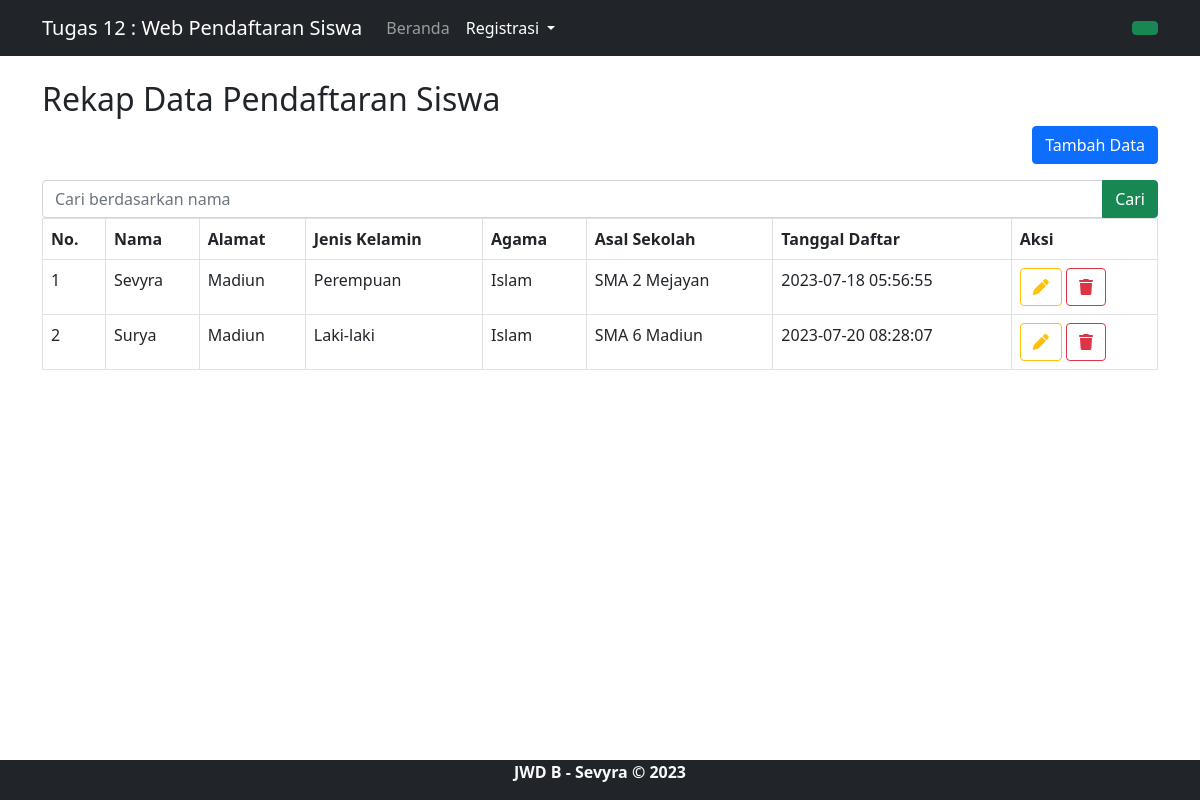
Screenshot of /rekap.php with the database file from the repository.
### tables this page shows
CREATE TABLE `pendaftaran_siswa` (
  `id` int(11) NOT NULL,
  `nama` varchar(50) NOT NULL,
  `alamat` varchar(100) NOT NULL,
  `jenis_kelamin` varchar(10) NOT NULL,
  `agama` varchar(20) NOT NULL,
  `asal_sekolah` varchar(50) NOT NULL,
  `tanggal_daftar` timestamp NOT NULL DEFAULT current_timestamp()
);

### rekap.php (the view, shortened to what this page needs)
<?php
require_once "koneksi.php";
$search = isset($_GET['search']) ? $_GET['search'] : '';
function showTable($conn, $search)
{
    $sql = "SELECT * FROM pendaftaran_siswa";
    $result = $conn->query($sql);
    if ($result->num_rows > 0) {
        echo '<table class="table mt-4 table-bordered">
            <thead>
                <tr>
                    <th>No.</th>
                    <th>Nama</th>
                    <th>Alamat</th>
                    <th>Jenis Kelamin</th>
                    <th>Agama</th>
                    <th>Asal Sekolah</th>
                    <th>Tanggal Daftar</th>
                    <th>Aksi</th>
                </tr>
            </thead>
            <tbody>';
        $no = 1;
        while ($row = $result->fetch_assoc()) {
            echo '<tr>
                <td>' . $no . '</td>
                <td>' . $row["nama"] . '</td>
                <td>' . $row["alamat"] . '</td>
                <td>' . $row["jenis_kelamin"] . '</td>
                <td>' . $row["agama"] . '</td>
                <td>' . $row["asal_sekolah"] . '</td>
                <td>' . $row["tanggal_daftar"] . '</td>
                <td>
                    <button class="btn btn-outline-warning" data-bs-toggle="modal" data-bs-target="#editModal" onclick="openEditModal(' . $row["id"] . ')"><i class="fa-solid fa-pen"></i></button>
                    <button class="btn btn-outline-danger" onclick="deleteConfirmation(' . $row["id"] . ')"><i class="fa-solid fa-trash"></i></button>
                </td>
            </tr>';
            $no++;
        }
        echo '</tbody>
            </table>';
    } else {
        echo "Tidak ada data pendaftaran siswa.";
    }
}
?>
<!DOCTYPE html>
<html>
<head>
    <link rel="stylesheet" href="https://cdn.jsdelivr.net/npm/bootstrap@5.1.0/dist/css/bootstrap.min.css">
    <link rel="stylesheet" href="https://cdnjs.cloudflare.com/ajax/libs/font-awesome/6.0.0-beta3/css/all.min.css">
</head>
<body>
    <nav class="navbar navbar-expand-lg navbar-dark bg-dark">
        <div class="container">
            <a class="navbar-brand" href="#">Tugas 12 : Web Pendaftaran Siswa</a>
            <div class="collapse navbar-collapse" id="navbarSupportedContent">
                <ul class="navbar-nav me-auto mb-2 mb-lg-0">
                    <li class="nav-item">
                        <a class="nav-link" aria-current="page" href="index.php">Beranda</a>
                    </li>
                    <li class="nav-item dropdown">
                        <a class="nav-link active dropdown-toggle" href="#" id="navbarDropdown" role="button" data-bs-toggle="dropdown" aria-expanded="false">
                            Registrasi
                        </a>
                    </li>
                </ul>
                <a href="" class="btn btn-success"></a>
            </div>
        </div>
    </nav>
    <div class="container">
        <h2 class="mt-4">Rekap Data Pendaftaran Siswa</h2>
        <div class="mb-3 text-end">
            <a href="form.php" class="btn btn-primary">Tambah Data</a>
        </div>
        <div class="mb-3">
            <form method="GET" action="rekap.php">
                <div class="input-group col-md-3 float-end">
                    <input type="text" class="form-control" placeholder="Cari berdasarkan nama" name="search" value="<?php echo $search; ?>">
                    <button class="btn btn-success" type="submit">Cari</button>
                </div>
            </form>
        </div>
        <?php
        showTable($conn, $search);
        ?>
        <footer class="mt-5 bg-dark text-light text-center fixed-bottom">
            <b>
                <p>JWD B - Sevyra &copy; 2023</p>
            </b>
        </footer>
    </div>
</body>
</html>

### rows the page displays
pendaftaran_siswa: nama "Sevyra", alamat "Madiun", jenis_kelamin "Perempuan", agama "Islam", asal_sekolah "SMA 2 Mejayan", tanggal_daftar "2023-07-18 05:56:55"
pendaftaran_siswa: nama "Surya", alamat "Madiun", jenis_kelamin "Laki-laki", agama "Islam", asal_sekolah "SMA 6 Madiun", tanggal_daftar "2023-07-20 08:28:07"
